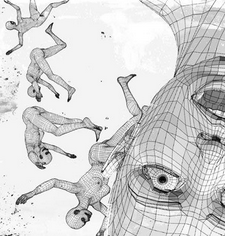
//> input picture Fundamentos_y_Sistemas_Intrligentes_en_Vision/i72cascm_P4/image.png, 225 x 236 px
$ ./P4 image.png   (built with g++ and OpenCV 4)
//> lines starting //> are read from the running program, lines starting //| are printed output that depends on the picture
/***********************************
 * Autor: Manuel Casas Castro (i72cascm@uco.es)
 * Universidad de Córdoba (Spain)
 *
 * P4
 *
 * ******************************************/

#include <opencv2/core/core.hpp>
#include <opencv2/highgui/highgui.hpp>
#include <opencv2/core/utility.hpp>
#include <opencv2/imgproc/imgproc.hpp>
#include <stdlib.h>
#include <math.h>
#include <iostream>
using namespace std;
using namespace cv;


//this function take the radius of the kernel image and go across the matrix of the original image applying the Sovel filter.
//PROBLEM: This function can not calculate the value for the pixel at the edges

void applySovelKernel(Mat &in, Mat &out, Mat &KernelA, Mat &KernelB){

    float GradientA;
    float GradientB;
    float Magnitude;


    int radius=(KernelA.cols/2);
    //cout<<radius;

    //We go across the matrix (no edges included)
    for(int i=radius; i<in.rows-radius;i++){
        for(int j=radius;j<in.cols-radius;j++){

            GradientA=0;
            GradientB=0;

            //We make the sum like the last assignement, but we do it twice, one for each Sovel Kernel (X,Y)
            for(int x=0; x<KernelA.rows;x++){
                for(int y=0; y<KernelA.cols;y++){
                    GradientA += in.at<uchar> (i+x-radius,j+y-radius)*KernelA.at<float>(x,y);
                }
            }


            for(int x=0; x<KernelB.rows;x++){
                for(int y=0; y<KernelB.cols;y++){
                    GradientB += in.at<uchar> (i+x-radius,j+y-radius)*KernelB.at<float>(x,y);
                }
            }

            //Once calculated the gradients, we take the magnitude and set the result as the new value of the pixel
            Magnitude= sqrt(pow(GradientA,2)+pow(GradientB,2));


            //cout<<result<<endl;
            out.at<uchar>(i,j)=Magnitude;
        }
    }
}

int main(int argc, char **argv){


    //Arguments control
    if(argc!=2){cerr<<"Usage:image"<<endl;return 0;}

    try{


        //image inicialization
        Mat image = imread(argv[1]);
//> image is the input picture: 236 rows x 225 cols, CV_8UC3; min 0, max 255, mean 210.5
        Mat in;
        cvtColor( image, in, COLOR_BGR2GRAY );


        Mat out;

        if(in.rows==0){
            cout<<"This is not a valid image."<<endl;
            return 0;
        }

        //result inicialization
        Mat dst = in.clone();
        normalize(dst, out, 255, 230, NORM_MINMAX,-1, noArray());
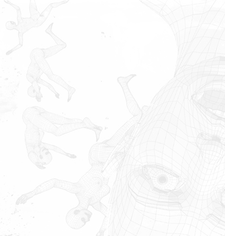
//> out: 236 rows x 225 cols, CV_8UC1; min 230, max 255, mean 250.7

        //Vector that contain the Sovel filter values
        float SovelArrayA[3][3] = {
        { -1, 0, 1},
        { -2, 0, 2},
        { -1, 0 ,1},
        };

        Mat KernelA = cv::Mat(3, 3, CV_32FC1, &SovelArrayA);


        float SovelArrayB[3][3] = {
        { -1, -2, -1},
        { 0, 0, 0},
        { 1, 2 ,1},
        };

        Mat KernelB = cv::Mat(3, 3, CV_32FC1, &SovelArrayB);


        //function to apply the Sovel filter
        applySovelKernel(in, out, KernelA,KernelB);
//> the loop in applySovelKernel, `for(int i=radius; i<in.rows-radius;i++)` made 234 passes
//> (GradientA, GradientB, Magnitude) on passes 1 to 3: (-59, -17, 61.4), (-117, -49, 126.8), (-73, -53, 90.21)
//> after the loop in applySovelKernel, `for(int i=radius; i<in.rows-radius;i++)`:
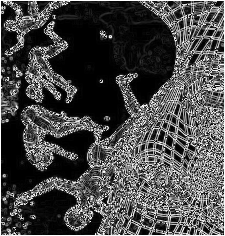
//> out: 236 rows x 225 cols, CV_8UC1; min 0, max 255, mean 73.3
//> after the loop in applySovelKernel, `for(int i=radius; i<in.rows-radius;i++)`: GradientA = -91; GradientB = -243; Magnitude = 259.5

        //show result images
        imshow("Original", in);
        imshow("After Sovel filter",out);


        char c;
        while(c!=27)  //waits until ESC pressed
	    c=cv::waitKey(0);
//> the Esc key is pressed

    }catch(std::exception &ex){
    cout<<ex.what()<<endl;
    }

}
